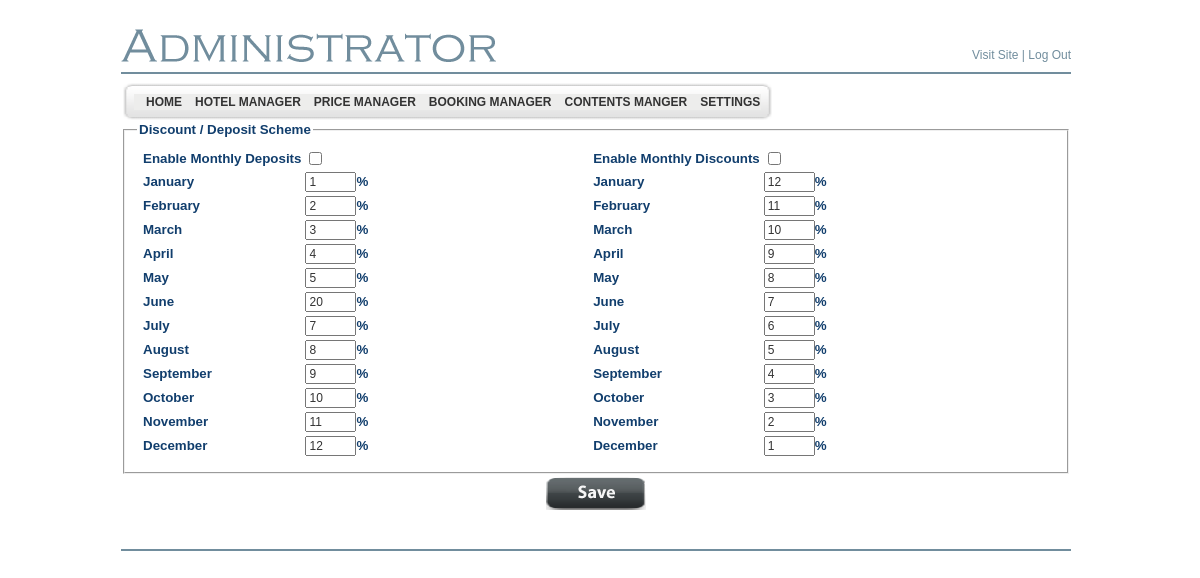
Page /admin/discount_deposit.php (signed in) on the committed database.
### tables this page shows
CREATE TABLE `bsi_adminmenu` (
  `id` int(4) NOT NULL AUTO_INCREMENT,
  `name` varchar(200) NOT NULL DEFAULT '',
  `url` varchar(200) DEFAULT NULL,
  `menu_desc` varchar(200) NOT NULL DEFAULT '',
  `parent_id` int(4) DEFAULT '0',
  `status` enum('Y','N') DEFAULT 'Y',
  `ord` int(5) NOT NULL DEFAULT '0',
  `privileges` int(11) NOT NULL,
  PRIMARY KEY (`id`),
  UNIQUE KEY `kid` (`name`,`parent_id`)
);

CREATE TABLE `bsi_deposit_discount` (
  `month_num` int(11) NOT NULL AUTO_INCREMENT,
  `month` varchar(255) NOT NULL,
  `discount_percent` decimal(10,2) NOT NULL,
  `deposit_percent` decimal(10,2) NOT NULL,
  PRIMARY KEY (`month_num`)
);

### includes/SystemConfiguration.class.php (called while the page is built, shortened)
<?php
require_once ("MonthlyDiscountDeposit.class.php");
require_once ("MonthlyDiscountDeposit.class.php");
class SystemConfiguration
{
	private $config = array();
	private static $timeZoneKey = "conf_hotel_timezone";
	private static $monthlyDiscountSchemeKey = "conf_enabled_discount";
	private static $monthlyDepositSchemeKey = "conf_enabled_deposit";
	public function __construct($fetchFromDb = true)
	{
		if ($fetchFromDb)
		{
			$selectQuery = mysql_query ("SELECT IFNULL(conf_key, false) AS conf_key, IFNULL(conf_value,false) AS conf_value FROM bsi_configure");
			while ($currentRow = mysql_fetch_assoc($selectQuery))
			{
				if ($currentRow["conf_key"])
				{
					if ($currentRow["conf_value"])
					{
						$this->config[trim ($currentRow["conf_key"])] = trim($currentRow["conf_value"]);
					}
					else
					{
						$this->config[trim($currentRow["conf_key"])] = false;
					}
				}
			}
			date_default_timezone_set($this->config[SystemConfiguration::$timeZoneKey]);
		}
	}
    public function isMonthlyDiscountSchemeEnabled()
    {
        return intval($this->config[SystemConfiguration::$monthlyDiscountSchemeKey]) == 1;
    }
    public function isMonthlyDepositSchemeEnabled()
    {
        return intval($this->config[SystemConfiguration::$monthlyDepositSchemeKey]) == 1;
    }
}
$systemConfiguration = new SystemConfiguration();
?>

### includes/MonthlyDiscountDeposit.class.php (called while the page is built, shortened)
<?php
class MonthlyDiscountDeposit
{
	private $monthNumber = 0;
	private $monthName = "";
	public function getMonthNumber()
    {
		return $this->monthNumber;
    }
    public function getMonthName()
    {
		return $this->monthName;
    }
    public static function fetchFromParameters($params)
    {
		$monthlyDiscountDesposit = new MonthlyDiscountDeposit();
		if (isset($params['month_num']) && is_numeric($params['month_num']))
		{
			$monthlyDiscountDesposit->monthNumber = intval($params['month_num']);
		}
		if (isset($params['month']))
		{
			$monthlyDiscountDesposit->monthName = $params['month'];
		}
		if (isset($params['discount_percent']))
		{
			$monthlyDiscountDesposit->discountPercent = floatval($params['discount_percent']);
		}
	        if (isset($params['deposit_percent']))
		{
			$monthlyDiscountDesposit->depositPercent = floatval($params['deposit_percent']);
		}
		return $monthlyDiscountDesposit;
    }
    public static function fetchAllFromDb()
    {
		$monthlyDiscountDesposits = array();
		$sql = "SELECT * FROM bsi_deposit_discount ORDER BY month_num";
		$query = mysql_query($sql);
		while ($row = mysql_fetch_assoc($query))
		{
			$monthlyDiscountDesposit = MonthlyDiscountDeposit::fetchFromParameters($row);
			$monthlyDiscountDesposits[] = $monthlyDiscountDesposit;
		}
		return $monthlyDiscountDesposits;
    }
}

### admin/discount_deposit.php (the view, shortened to what this page needs)
<?php
require_once ("../includes/SystemConfiguration.class.php");
global $systemConfiguration;
$discountsDeposits = MonthlyDiscountDeposit::fetchAllFromDb();
include ("header.php");
?>
	</td>
  </tr>
  <tr>
    <td valign="top" >
		<form action="<?=$_SERVER['PHP_SELF']?>" method="post">
		<fieldset>
		    <legend class="TitleBlue11pt">Discount / Deposit Scheme</legend>
			<table width="100%" class="TitleBlue11pt">
				<tr>
					<td>
						<table>
							<tr>
								<td>
									Enable Monthly Deposits
								</td>
								<td>
									<input type="checkbox" name="conf_enabled_deposit" value="1" <?= $systemConfiguration->isMonthlyDepositSchemeEnabled() ? ' checked="checked"' : '' ?>/>
								</td>
							</tr>
							<?php
								foreach ($discountsDeposits as $discountDeposit)
								{
									echo '							<tr>' ."\n";
									echo '								<td>' ."\n";
									echo '								 	' . $discountDeposit->getMonthName() ."\n";
									echo '								</td>' ."\n";
									echo '								<td>' ."\n";
									echo '								 	<input type="text" size="4" name="deposit_' . $discountDeposit->getMonthNumber() . '" value="' .  htmlentities($discountDeposit->depositPercent) . '"/>%' . "\n";
									echo '								</td>' ."\n";
									echo '							</tr>' ."\n";
								}
							?>
						</table>
					</td>
					<td>
						<table>
							<tr>
								<td>
									Enable Monthly Discounts
								</td>
								<td>
									<input type="checkbox" name="conf_enabled_discount" value="1" <?= $systemConfiguration->isMonthlyDiscountSchemeEnabled() ? ' checked="checked"' : '' ?>/>
								</td>
							</tr>
							<?php
								foreach ($discountsDeposits as $discountDeposit)
								{
									echo '							<tr>' ."\n";
									echo '								<td>' ."\n";
									echo '								 	' . $discountDeposit->getMonthName() ."\n";
									echo '								</td>' ."\n";
									echo '								<td>' ."\n";
									echo '								 	<input type="text" size="4" name="discount_' . $discountDeposit->getMonthNumber() . '" value="' .  htmlentities($discountDeposit->discountPercent) . '"/>%' . "\n";
									echo '								</td>' ."\n";
									echo '							</tr>' ."\n";
								}
							?>
						</table>
					</td>
				</tr>
			</table>
	    </fieldset>
	    <table width="100%">
			<tr>
				<td align="center">
					<input src="images/button_save.png" name="SBMT_REG" type="image">
				</td>
			</tr>
		</table>
	    </form>
    </td>
  </tr>
  <?php include("footer.php"); ?>
</table>
</body>
</html>

### admin/header.php (shortened to what this page needs)
<!DOCTYPE html PUBLIC "-//W3C//DTD XHTML 1.0 Transitional//EN" "http://www.w3.org/TR/xhtml1/DTD/xhtml1-transitional.dtd">
<html xmlns="http://www.w3.org/1999/xhtml">
<head>
	<link href="style.css" rel="stylesheet" type="text/css" />
	<link href="style1.css" rel="stylesheet" type="text/css">
</head>
<body>
<table align="center" width="950" border="0" cellspacing="0"
	cellpadding="0">
	<tr>
		<td width="366">&nbsp;</td>
		<td width="584">&nbsp;</td>
	</tr>
	<tr>
		<td align="left" valign="bottom"><img src="images/adminis.gif" alt="" /></td>
		<td align="right" valign="bottom" class="bodyMenutext8pt"><a
			href="../index.php" target="_blank" class="bodyMenutext8pt">Visit
		Site</a> | <a href="logout.php" class="bodyMenutext8pt">Log Out</a></td>
	</tr>
	<tr>
		<td height="10"></td>
		<td></td>
	</tr>
	<tr>
		<td colspan="2" height="2" bgcolor="#718d9d"></td>
	</tr>
</table>
<table align="center" width="950" border="0" cellspacing="0" cellpadding="0">
	<tr>
		<td height="8"></td>
	</tr>
	<tr>
		<td align="left">
		<table border="0" style="background-image: url(images/menu_tile.gif);"
			cellspacing="0" cellpadding="0">
			<tr>
				<td><img src="images/menubar_left.gif" alt="" width="13" height="40" /></td>
				<td align="left" class="bodytext8pt">
				<div class="sample1">
				<div class="horz_menu">
<?php
$sql_parent = mysql_query("select * from bsi_adminmenu where parent_id=0 and status='Y' order by ord");
while ($row_parent = mysql_fetch_array($sql_parent))
{
	echo "<a id=\"" . $row_parent[0] . "\"      href=\"" . $row_parent[2] . "\">&nbsp;&nbsp;&nbsp;" . $row_parent[1] . "</a>";
}
?>
<br clear="both" />
				</div>
</div>
				</td>
				<td><img src="images/menubar_right.gif" alt="" width="13"
					height="40" /></td>
			</tr>
		</table>

### admin/style.css (style rules this page uses)
.bodytext8pt { color: #000000; font-family: 'Tahoma', 'Arial', 'Verdana'; font-size: 8pt; font-weight: normal; margin: 0; line-height: 120% }
.TitleBlue11pt { color: #113E6D; font-family: 'Trebuchet MS', 'Tahoma', 'Arial', 'Verdana'; font-size: 10pt; font-weight: bold; margin: 0; }
.bodyMenutext8pt { color: #718d9d; font-family: 'Verdana', 'Tahoma', 'Arial'; font-size: 12px; font-weight: normal; margin: 0; }
a.bodyMenutext8pt { color: #718d9d; font-weight: normal; text-decoration: none }
input { FONT-Size:9pt; color:#333333; font-family: 'Tahoma', 'Arial', 'MS Sans Serif', 'Verdana'; font-weight: normal; }
body { margin-top: 00; margin-bottom: 0; margin-left: 0; background-color: #FFFFFF; background-repeat: repeat-x; background-position; 0 0 }
a:link { text-decoration:none; font-color: #990000; font-family: Verdana, Arial, Helvetica, sans-serif; font-size: 2; }

### admin/style1.css (style rules this page uses)
div.horz_menu a { display: block; float: left; }
div.sample1 div.horz_menu a, div.sample1 div.vert_menu a { padding: 1px 0px 1px 0px; background:#ededec; width:inherit; padding:2px; text-decoration: none; font-family:Arial, Helvetica, sans-serif; font-weight: 900; font-size: 12px; color: #333333; }
div.sample1 div.horz_menu a { margin-right: -1px; width:auto; }
a:link { text-decoration:none; font-color: #990000; font-family: Verdana, Arial, Helvetica, sans-serif; font-size: 2; }

### rows in the picture
bsi_adminmenu: name "HOME"
bsi_adminmenu: name "HOTEL MANAGER"
bsi_adminmenu: name "PRICE MANAGER"
bsi_adminmenu: name "BOOKING MANAGER"
bsi_adminmenu: name "CONTENTS MANGER"
bsi_adminmenu: name "SETTINGS"
bsi_deposit_discount: month "January", deposit_1 "1", discount_percent "12"
bsi_deposit_discount: month "February", month_num+deposit_percent "2", discount_percent "11"
bsi_deposit_discount: month "March", month_num+deposit_percent "3", discount_percent "10"
bsi_deposit_discount: month "April", month_num+deposit_percent "4", discount_percent "9"
bsi_deposit_discount: month "May", month_num+deposit_percent "5", discount_percent "8"
bsi_deposit_discount: month "June", deposit_percent "20", discount_percent "7"
bsi_deposit_discount: month "July", month_num+deposit_percent "7", discount_percent "6"
bsi_deposit_discount: month "August", month_num+deposit_percent "8", discount_percent "5"
bsi_deposit_discount: month "September", month_num+deposit_percent "9", discount_percent "4"
bsi_deposit_discount: month "October", deposit_10 "10", discount_percent "3"
bsi_deposit_discount: month "November", month_num+deposit_percent "11", discount_percent "2"
bsi_deposit_discount: month "December", month_num+deposit_percent "12", discount_percent "1"
